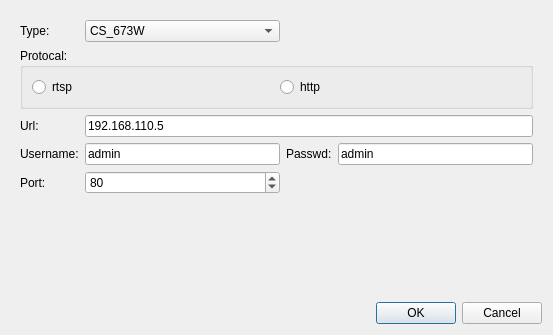
<?xml version="1.0" encoding="UTF-8"?>
<ui version="4.0">
 <class>DialogCfg</class>
 <widget class="QDialog" name="DialogCfg">
  <property name="windowModality">
   <enum>Qt::ApplicationModal</enum>
  </property>
  <property name="geometry">
   <rect>
    <x>0</x>
    <y>0</y>
    <width>553</width>
    <height>335</height>
   </rect>
  </property>
  <property name="windowTitle">
   <string>Config</string>
  </property>
  <property name="modal">
   <bool>true</bool>
  </property>
  <layout class="QVBoxLayout" name="verticalLayout">
   <item>
    <widget class="QWidget" name="widget" native="true">
     <layout class="QGridLayout" name="gridLayout">
      <item row="3" column="0">
       <widget class="QLabel" name="label_4">
        <property name="text">
         <string>Username:</string>
        </property>
       </widget>
      </item>
      <item row="2" column="0">
       <widget class="QLabel" name="label_3">
        <property name="text">
         <string>Url:</string>
        </property>
       </widget>
      </item>
      <item row="5" column="1">
       <widget class="QSpinBox" name="sb_port">
        <property name="maximum">
         <number>65535</number>
        </property>
        <property name="value">
         <number>80</number>
        </property>
       </widget>
      </item>
      <item row="3" column="1">
       <widget class="QLineEdit" name="le_username">
        <property name="text">
         <string>admin</string>
        </property>
       </widget>
      </item>
      <item row="5" column="0">
       <widget class="QLabel" name="label_6">
        <property name="text">
         <string>Port:</string>
        </property>
       </widget>
      </item>
      <item row="0" column="0">
       <widget class="QLabel" name="label">
        <property name="text">
         <string>Type:</string>
        </property>
       </widget>
      </item>
      <item row="3" column="2">
       <widget class="QLabel" name="label_5">
        <property name="text">
         <string>Passwd:</string>
        </property>
       </widget>
      </item>
      <item row="0" column="1">
       <widget class="QComboBox" name="cb_type">
        <item>
         <property name="text">
          <string>CS_673W</string>
         </property>
        </item>
        <item>
         <property name="text">
          <string>TV_IP651W</string>
         </property>
        </item>
       </widget>
      </item>
      <item row="3" column="3">
       <widget class="QLineEdit" name="le_passwd">
        <property name="text">
         <string>admin</string>
        </property>
       </widget>
      </item>
      <item row="2" column="1" colspan="3">
       <widget class="QLineEdit" name="le_url">
        <property name="text">
         <string>192.168.110.5</string>
        </property>
       </widget>
      </item>
      <item row="1" column="0" colspan="4">
       <widget class="QGroupBox" name="groupBox">
        <property name="title">
         <string>Protocal:</string>
        </property>
        <layout class="QHBoxLayout" name="horizontalLayout">
         <item>
          <widget class="QRadioButton" name="rb_rtsp">
           <property name="text">
            <string>rtsp</string>
           </property>
          </widget>
         </item>
         <item>
          <widget class="QRadioButton" name="rb_http">
           <property name="text">
            <string>http</string>
           </property>
          </widget>
         </item>
        </layout>
       </widget>
      </item>
     </layout>
    </widget>
   </item>
   <item>
    <spacer name="verticalSpacer">
     <property name="orientation">
      <enum>Qt::Vertical</enum>
     </property>
     <property name="sizeHint" stdset="0">
      <size>
       <width>20</width>
       <height>53</height>
      </size>
     </property>
    </spacer>
   </item>
   <item>
    <widget class="QDialogButtonBox" name="buttonBox">
     <property name="orientation">
      <enum>Qt::Horizontal</enum>
     </property>
     <property name="standardButtons">
      <set>QDialogButtonBox::Cancel|QDialogButtonBox::Ok</set>
     </property>
    </widget>
   </item>
  </layout>
 </widget>
 <resources/>
 <connections/>
</ui>
